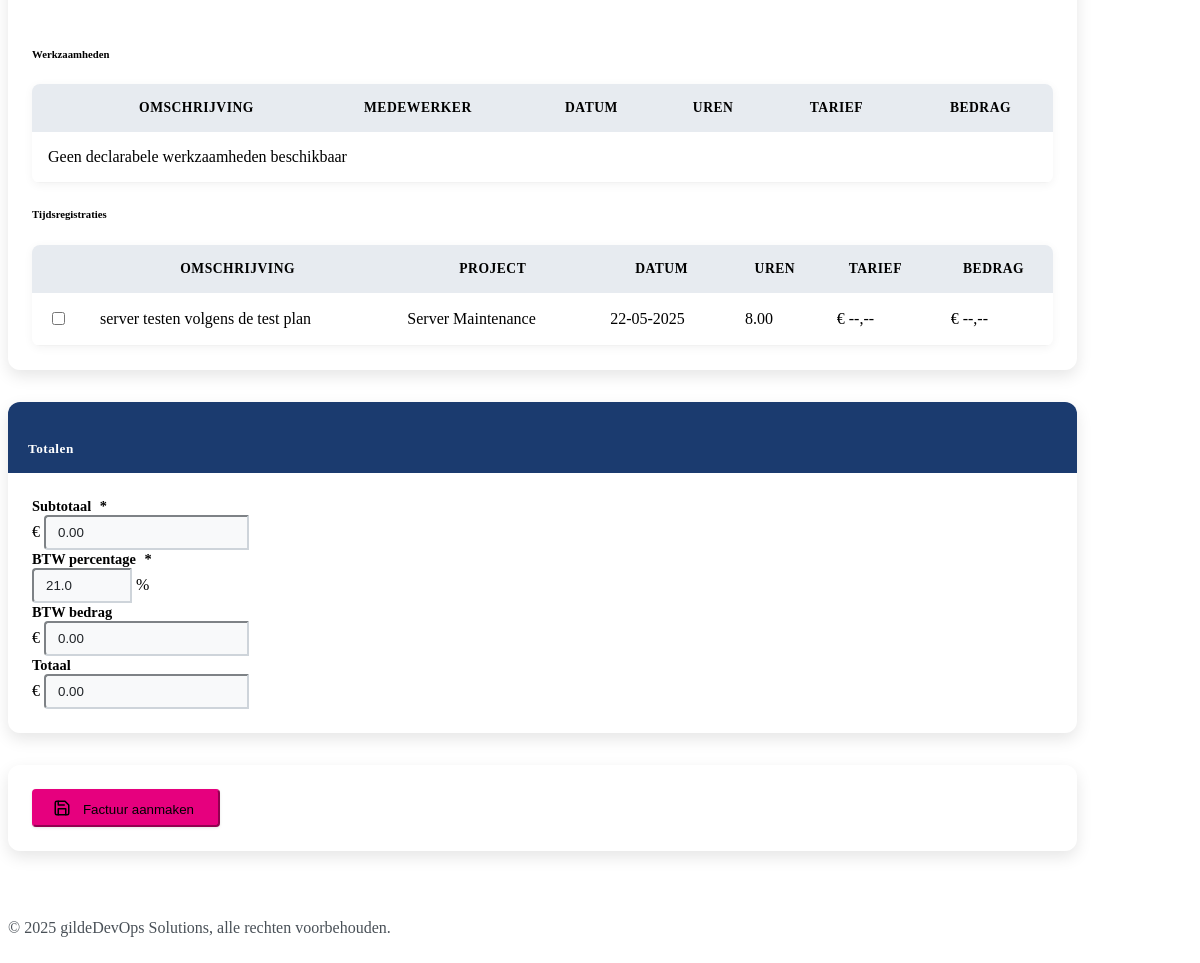
The app's page /factuur/nieuw (signed in, lower part), older data.
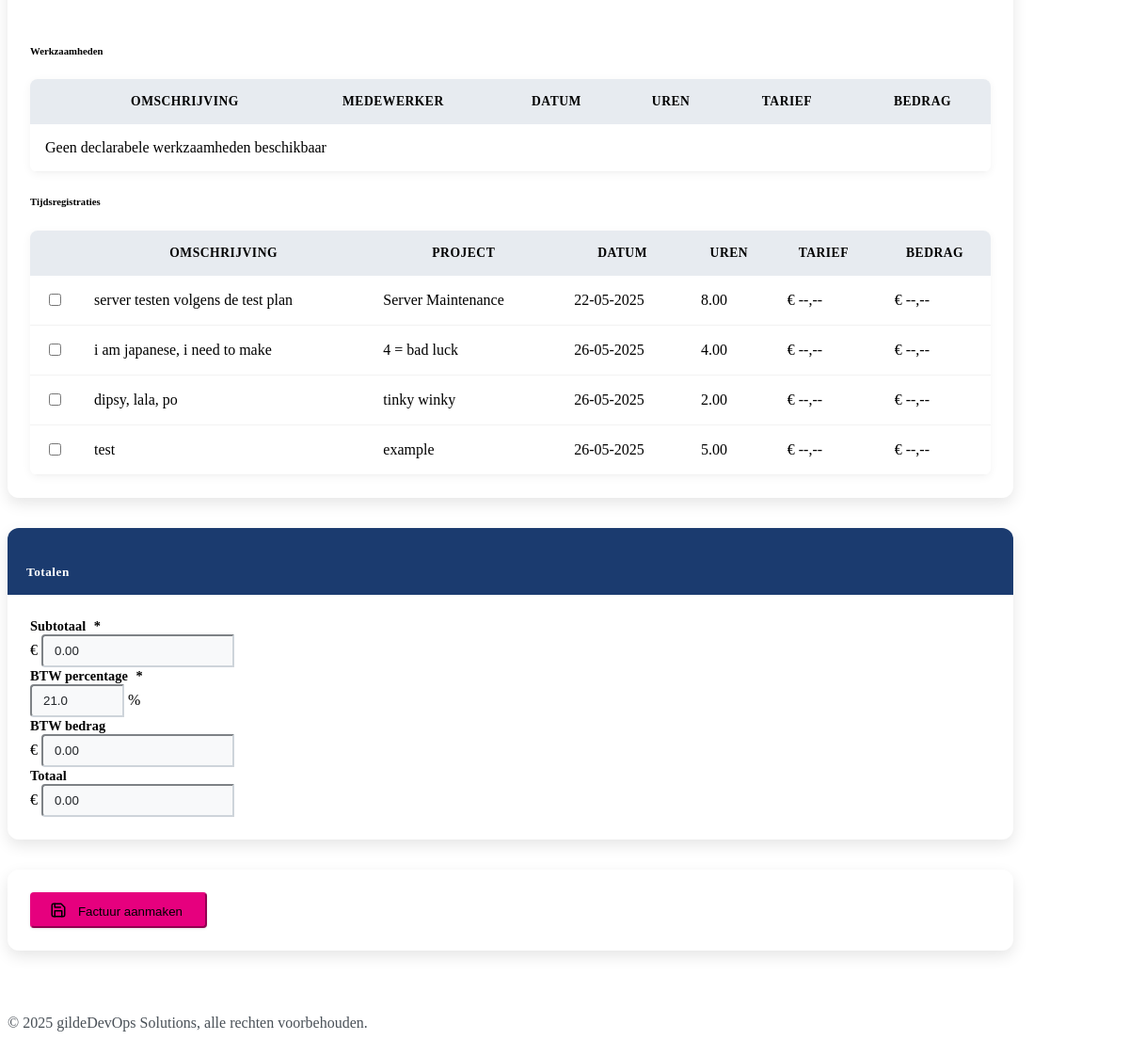
The same page, newer data.
### models.py (models this page shows, shortened)
class TimeEntry(db.Model):
    __tablename__ = 'time_entry'
    id = db.Column(db.Integer, primary_key=True)
    date = db.Column(db.Date, nullable=False, default=datetime.utcnow)
    hours = db.Column(db.Float, nullable=False)
    description = db.Column(db.String(500), nullable=False)
    project = db.Column(db.String(100), nullable=False)
    user_id = db.Column(db.Integer, db.ForeignKey('user.id', ondelete='CASCADE'), nullable=False)
    created_at = db.Column(db.DateTime, default=datetime.utcnow)
    is_billable = db.Column(db.Boolean, default=True)
    hourly_rate = db.Column(db.Float, nullable=True)  # For custom rates
    invoice_id = db.Column(db.Integer, db.ForeignKey('factuur.id'), nullable=True)  # Link to invoice if billed
    opdracht_id = db.Column(db.Integer, db.ForeignKey('opdracht.id'), nullable=True)  # Link to assignment/task
    __table_args__ = (
        Index('idx_time_entry_user_date', 'user_id', 'date'),
        Index('idx_time_entry_project', 'project'),
        Index('idx_time_entry_invoice', 'invoice_id'),
        Index('idx_time_entry_opdracht', 'opdracht_id'),
    )

### routes_invoices.py (the view, shortened to what this page needs)
@app.route('/factuur/nieuw', methods=['GET', 'POST'])
@login_required
@invoice_creation_required
def nieuwe_factuur():
    klanten = Klant.query.filter_by(status='actief').order_by(Klant.bedrijfsnaam).all()
    opdrachten = Opdracht.query.filter_by(status='open').order_by(Opdracht.aanvraagdatum.desc()).all()
    unbilled_werkzaamheden = Werkzaamheid.query.filter_by(factuur_id=None, is_declarabel=True).all()
    unbilled_time_entries = TimeEntry.query.filter_by(invoice_id=None, is_billable=True).all()
    return render_template(
        'factuur_form.html',
        klanten=klanten,
        opdrachten=opdrachten,
        werkzaamheden=unbilled_werkzaamheden,
        time_entries=unbilled_time_entries,
        factuur=None,
        today=datetime.now().date()
    )

### templates/factuur_form.html (shortened to what this page needs)
{% extends "base.html" %}
{% block content %}
<div class="container">
    <form method="POST" id="factuurForm" class="needs-validation" novalidate>
        <div class="row">
            <div class="col-lg-8 col-md-12">
                <div class="card shadow mb-4">
                    <div class="card-body">
                        <div class="mb-4">
                            <h6><span data-translate="Werkzaamheden">Werkzaamheden</span></h6>
                            <div class="table-responsive">
                                <table class="table table-sm table-hover" id="werkzaamhedenTable">
                                    <thead>
                                        <tr>
                                            <th width="5%"></th>
                                            <th><span data-translate="Omschrijving">Omschrijving</span></th>
                                            <th class="d-none d-md-table-cell"><span data-translate="Medewerker">Medewerker</span></th>
                                            <th><span data-translate="Datum">Datum</span></th>
                                            <th class="text-end"><span data-translate="Uren">Uren</span></th>
                                            <th class="text-end d-none d-sm-table-cell"><span data-translate="Tarief">Tarief</span></th>
                                            <th class="text-end"><span data-translate="Bedrag">Bedrag</span></th>
                                        </tr>
                                    </thead>
                                    <tbody>
                                        {% if not werkzaamheden %}
                                        <tr>
                                            <td colspan="7" class="text-center py-3">
                                                <span class="text-muted"><span data-translate="Geen declarabele werkzaamheden beschikbaar">Geen declarabele werkzaamheden beschikbaar</span></span>
                                            </td>
                                        </tr>
                                        {% endif %}
                                    </tbody>
                                </table>
                            </div>
                        </div>
                        <div>
                            <h6><span data-translate="Tijdsregistraties">Tijdsregistraties</span></h6>
                            <div class="table-responsive">
                                <table class="table table-sm table-hover" id="timeEntriesTable">
                                    <thead>
                                        <tr>
                                            <th width="5%"></th>
                                            <th><span data-translate="Omschrijving">Omschrijving</span></th>
                                            <th class="d-none d-md-table-cell"><span data-translate="Project">Project</span></th>
                                            <th><span data-translate="Datum">Datum</span></th>
                                            <th class="text-end"><span data-translate="Uren">Uren</span></th>
                                            <th class="text-end d-none d-sm-table-cell"><span data-translate="Tarief">Tarief</span></th>
                                            <th class="text-end"><span data-translate="Bedrag">Bedrag</span></th>
                                        </tr>
                                    </thead>
                                    <tbody>
                                        {% for te in time_entries %}
                                        <tr>
                                            <td>
                                                <div class="form-check">
                                                    <input class="form-check-input time-entry-check" type="checkbox"
                                                           name="time_entry_ids" value="{{ te.id }}" id="time_entry_{{ te.id }}"
                                                           data-uren="{{ te.hours }}"
                                                           data-tarief="{{ te.hourly_rate or 0 }}">
                                                </div>
                                            </td>
                                            <td>{{ te.description }}</td>
                                            <td>{{ te.project }}</td>
                                            <td>{{ te.date.strftime('%d-%m-%Y') }}</td>
                                            <td class="text-end">{{ "%.2f"|format(te.hours) }}</td>
                                            <td class="text-end">
                                                {% if te.hourly_rate %}
                                                € {{ "%.2f"|format(te.hourly_rate) }}
                                                {% else %}
                                                € --,--
                                                {% endif %}
                                            </td>
                                            <td class="text-end">
                                                {% if te.hourly_rate %}
                                                € {{ "%.2f"|format(te.hours * te.hourly_rate) }}
                                                {% else %}
                                                € --,--
                                                {% endif %}
                                            </td>
                                        </tr>
                                        {% endfor %}
                                    </tbody>
                                </table>
                            </div>
                        </div>
                    </div>
                </div>
            </div>
            <div class="col-md-4">
                <div class="card shadow mb-4">
                    <div class="card-header bg-dark text-white">
                        <h5 class="mb-0"><span data-translate="Totalen">Totalen</span></h5>
                    </div>
                    <div class="card-body">
                        <div class="mb-3">
                            <label for="subtotaal" class="form-label"><span data-translate="Subtotaal">Subtotaal</span> *</label>
                            <div class="input-group">
                                <span class="input-group-text">€</span>
                                <input type="number" class="form-control" id="subtotaal" name="subtotaal"
                                       value="{{ "%.2f"|format(factuur.subtotaal) if factuur else '0.00' }}"
                                       step="0.01" min="0" required
                                       style="pointer-events: auto !important; cursor: text !important;"
                                       onclick="event.stopPropagation();" onfocus="this.select();">
                            </div>
                        </div>
                        <div class="mb-3">
                            <label for="btw_percentage" class="form-label"><span data-translate="BTW percentage">BTW percentage</span> *</label>
                            <div class="input-group">
                                <input type="number" class="form-control" id="btw_percentage" name="btw_percentage"
                                       value="{{ "%.1f"|format(factuur.btw_percentage) if factuur else '21.0' }}"
                                       step="0.1" min="0" max="100" required>
                                <span class="input-group-text">%</span>
                            </div>
                        </div>
                        <div class="mb-3">
                            <label for="btw_bedrag" class="form-label"><span data-translate="BTW bedrag">BTW bedrag</span></label>
                            <div class="input-group">
                                <span class="input-group-text">€</span>
                                <input type="number" class="form-control" id="btw_bedrag"
                                       value="{{ "%.2f"|format(factuur.btw_bedrag) if factuur else '0.00' }}"
                                       step="0.01" min="0" readonly>
                            </div>
                        </div>
                        <div class="mb-3">
                            <label for="totaal" class="form-label"><span data-translate="Totaal">Totaal</span></label>
                            <div class="input-group">
                                <span class="input-group-text">€</span>
                                <input type="number" class="form-control" id="totaal"
                                       value="{{ "%.2f"|format(factuur.totaal) if factuur else '0.00' }}"
                                       step="0.01" min="0" readonly>
                            </div>
                        </div>
                    </div>
                </div>
                <div class="card shadow">
                    <div class="card-body">
                        <button type="submit" class="btn btn-primary w-100">
                            <i data-feather="save" class="feather-sm"></i>
                            {% if factuur %}
                            <span data-translate="Factuur bijwerken">Factuur bijwerken</span>
                            {% else %}
                            <span data-translate="Factuur aanmaken">Factuur aanmaken</span>
                            {% endif %}
                        </button>
                    </div>
                </div>
            </div>
        </div>
    </form>
</div>
{% endblock %}

### templates/base.html (shortened to what this page needs)
<!DOCTYPE html>
<html lang="en" data-bs-theme="dark">
<head>
    <link href="https://cdn.replit.com/agent/bootstrap-agent-dark-theme.min.css" rel="stylesheet">
    <link href="https://cdn.jsdelivr.net/npm/feather-icons/dist/feather.min.css" rel="stylesheet">
    <link href="{{ url_for('static', filename='css/custom.css') }}" rel="stylesheet">
    <link href="{{ url_for('static', filename='css/modal-fix.css') }}" rel="stylesheet">
</head>
<body>
    <main class="container mt-4">
        <div class="row">
            <div class="col-12">
                {% block content %}{% endblock %}
            </div>
        </div>
    </main>
    <footer class="mt-5 py-3 text-center text-muted">
        <div class="container">
            <p class="mb-0">&copy; 2025 gildeDevOps Solutions, <span data-translate="alle rechten voorbehouden.">alle rechten voorbehouden.</span></p>
        </div>
    </footer>
</body>
</html>

Row changes from the older to the newer data that the page shows:
added TimeEntry: description "i am japanese, i need to make", project "4 = bad luck", date "26-05-2025", hours "4.00"
added TimeEntry: description "dipsy, lala, po", project "tinky winky", date "26-05-2025", hours "2.00"
added TimeEntry: description "test", project "example", date "26-05-2025", hours "5.00"
